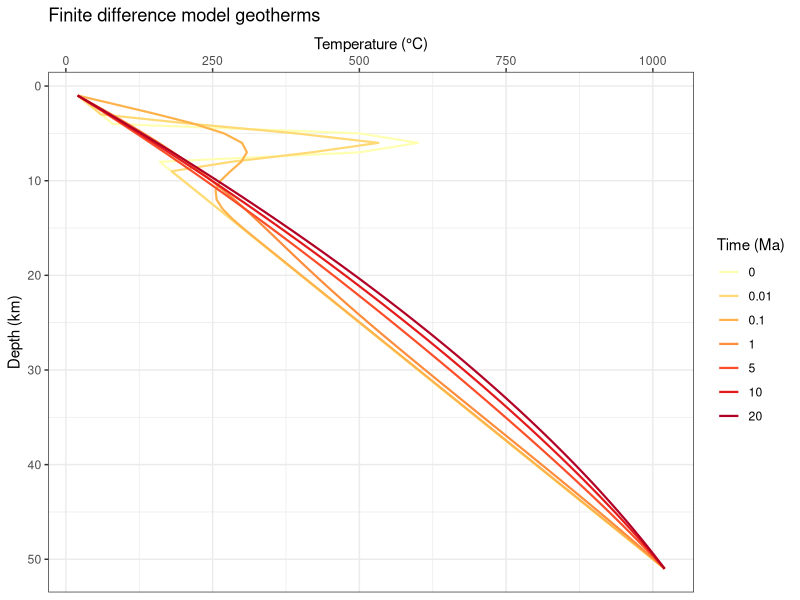

The R source for this figure:
# This script calculates a steady state geotherm based on a finite difference 
# model with constant heat flow with equations derived in class on 2/27/19 and 
# plots the geotherm.
# Updated 2019.03.05 CH.


## SETUP -----------------------------------------------------------------------

# Clear environment.
  rm(list = ls())

# Load required packages 

  # Load ggplot2.
  # install.packages("ggplot2")
  library(ggplot2)

  # Load reshape2.
  # install.packages("reshape2")
  library(reshape2)

  # Load RColorBrewer.
  # install.packages("RColorBrewer")
  library(RColorBrewer)


## INPUT AND CALCULATE PARAMETERS ----------------------------------------------

# Input constants and values. Convert values to the correct units for 
# calculations.

  # Input thermal conductivity in J/(s*K*m) or W/(m*K).
  k <- 3  # [W/(m*K)]

  # Input density in kg/(m^3).
  rho <- 2800  # [kg/(m^3)]

  # Input heat capacity in J/(kg*K).
  C <- 1e+03  # [J/(kg*K)]

  # Input heat production in W/(m^3).
  A <- 1e-6  # [W/(m^3)]

  # Input vertical velocity / uplift in mm/yr.
  U.mmyr <- 0  # [mm/yr]
  U <- U.mmyr / (31500000 * 1000)  # [m/s]
  
  # Input geothermal gradient in K/km.
  a.Kkm <- 20  # [K/km]
  a <- a.Kkm / 1000  # [K/m]

# Calculate parameters based on constants input above.

  # Calculate thermal diffusivity in (m^2)/s
  K <- k / (C * rho)  # [(m^2)/s]
  
  
## SET BOUNDARY CONDTIONS ------------------------------------------------------

# Input boundary condtions.
  
  # Input the surface temperature.
  Ts <- 20  # [°C]
  
  # Input the basal temperature.
  Tb <- 1020  # [°C]
  

## SET MODEL STEP SIZES --------------------------------------------------------
  
# Input the distance step for the model. Calculate the stable time step for the 
# model. Convert values to the correct units for calculations.
  
  # Input the change in distance.
  delta.x <- 1000  # [m]
  # delta.x2 <- delta.x ^ 2  # [m^2]
  
  # Calculate the change in time based on the stability criterion for the model.
  delta.t.s <- (delta.x ^ 2) / (2.9574 * K)  # [s]
  delta.t.Ma <- delta.t.s / 31560000000000  # [Ma]
  # K.delta.t <- K * delta.t.s   # [m^2]
  
  # Create a vector of distances over which to evaluate the model.
  max.depth.km <- 50  # Set maximum depth of model in km.
  x <- vector()  # Initialize vector.
  x <- seq(from = 0, to = (max.depth.km * 1000), by = delta.x)
  
  # Create a vector of time over which to evaluate the model.
  max.time.Ma <- 21  # Set maximum time of model in Ma.
  t.Ma <- vector()  # Initialize vector.
  t.Ma <- seq(from = 0, to = max.time.Ma, by = delta.t.Ma)
  t.s <- vector()  # Initialize vector.
  t.s <- seq(from = 0, to = (max.time.Ma * 31560000000000), by = delta.t.s)
  

## SETUP MATRIX TO HOLD RESULTS OF MODEL ---------------------------------------
  
  # Initialize matrix to hold results of the model.
  TC <- matrix(data = NA, nrow = length(t.s), ncol = length(x))  
  
  # Populate first column of the matrix.
  TC[, 1] <- Ts
  
  
## PERTURB THE STARTING CONDITIONS ---------------------------------------------
  
# Create the starting conditions of the model.
  
  # Populate first row of the matrix (unperturbed condtions).
  for (i in 2:dim(TC)[2]) {
    TC[1, i] <- TC[1, 1] + a * x[i]
  }
  
  # Overwrite part of first row of the matrix for the perturbation. 
  # Uncomment and motify relevant lines below.
  # TC[1, 5] <- 500
  # TC[1, 5:7] <- 500
  TC[1, 5:7] <- c(500, 600, 500)
  
  
## SOLVE FINITE DIFERENCE MODEL ------------------------------------------------

  # Populate the last column of the matix.
  TC[, dim(TC)[2]] <- TC[1, dim(TC)[2]]

  # Loop though the cells in the matrix and calculate model values.
  # Initialize vector used in for loop.
  TCvector <- vector()
  # Run for loop.
  for (j in 2:dim(TC)[1]) {  
    for (i in 2:(dim(TC)[2] - 1)) {
      TCvector[[1]] <- Ts
      TCvector[[i]] <- TC[j - 1, i] + 
        (K * delta.t.s) * (((TC[j - 1, i + 1] - 
                               (2 * TC[j - 1, i]) + 
                               TC[j - 1, i - 1]) / (delta.x ^ 2)) 
                           + (A / k) 
                           + ((U * (TC[j - 1, i + 1] - 
                                      TC[j - 1, i])) / (K * delta.x)))
    }
    TC[j, c(2:dim(TC)[2] - 1)] <- TCvector
  }
  

## SET UP DATA FRAME FOR PLOTTING ----------------------------------------------  
  
# Pull times of interest from results matrix.

  # Round the Ma time vector.
  t.Ma.round <- round(t.Ma, digits = 2)

  # Initialize data frame.
  TC.DF <- data.frame()
  
  # Build data frame, pulling rows of times of interest from TC.
  TC.DF <- as.data.frame(t(data.frame("t.0"  = TC[(match(0, t.Ma.round)), ], 
                                    "t.0.01" = TC[(match(0.01, t.Ma.round)), ], 
                                    "t.0.1"  = TC[(match(0.1, t.Ma.round)), ], 
                                    "t.1"    = TC[(match(1, t.Ma.round)), ], 
                                    "t.5"    = TC[(match(5, t.Ma.round)), ], 
                                    "t.10"   = TC[(match(10, t.Ma.round)), ], 
                                    "t.20"   = TC[(match(20, t.Ma.round)), ])))
  
  # Rename columns based on depth in km associated with each starting value.
  colnames(TC.DF) <- x / 1000 # TC.DF[1, ]  # could also use starting values
  
  # Add time step column for plotting.
  TC.DF$time.Ma <- c(0, 0.01, 0.1, 1, 5, 10, 20)
  
  # Melt data frame to prepare for plotting.
  TC.melt <- melt(TC.DF, id = "time.Ma")
  
  # Rename columns.
  colnames(TC.melt) <- c("time.Ma", "depth.km", "Temperature.C")
  
  # Sort data frame to make plotting easier.
  TC.melt <-  TC.melt[order(TC.melt$time.Ma),]
  
  # Make depth.km column numeric.
  TC.melt$depth.km <- as.numeric(TC.melt$depth.km)  
  
  # Make time.Ma column into factors.
  TC.melt$time.Ma <- as.factor(TC.melt$time.Ma)  
  

## PLOT GEOTHERMS --------------------------------------------------------------
  
  # Make plot.
  ggplot() +
    
    # Plot results of model.
    geom_path(TC.melt,
              mapping = aes(x = Temperature.C,
                            y = depth.km,
                            color = time.Ma),
              size = 0.75) +
    
    # Make y axis plot in reverse order (0 depth at top of plot).
    scale_y_reverse() +
    
    # Put x axist at top of plot.
    scale_x_continuous(position = "top") +
    
    # Change to simpler ggplot2 theme.
    theme_bw() +
    
    # Change color scale.
    scale_color_brewer(palette = "YlOrRd") +
    
    # Change legend title.
    guides(color = guide_legend(title = "Time (Ma)")) +
    
    # Title plot and label axes.
    labs(title = "Finite difference model geotherms",  # Title plot.
         x = "Temperature (°C)",  # Label x axis.
         y = "Depth (km)")  # Label y axis.
  
